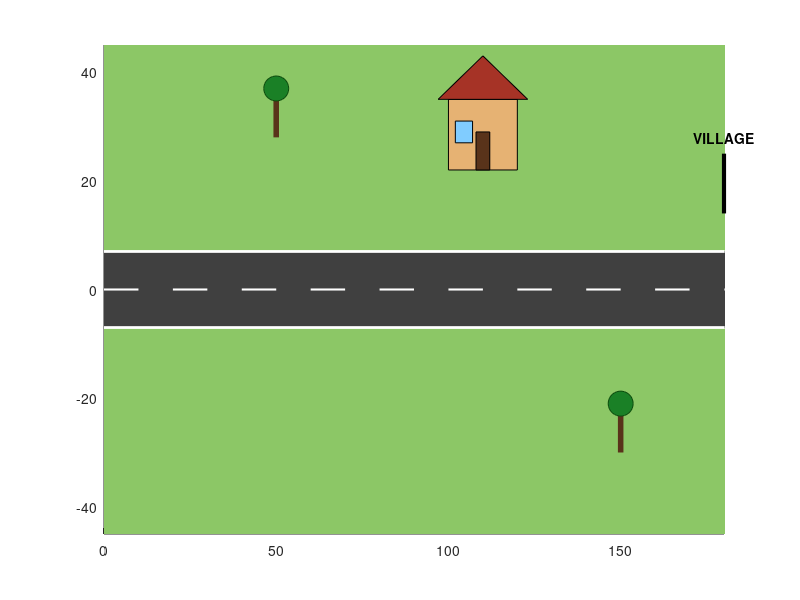

Write MATLAB code to recreate this figure. (Note: this script raises an error after producing the figure.)
%% ============================================================
% VILLAGE ROAD AUTONOMOUS VEHICLE
% CATTLE + POTHOLE AVOIDANCE + TRAFFIC LIGHTS
% ============================================================
% MATLAB ONLY - NO SIMULINK
%
% FEATURES:
%   - Long continuous village road
%   - Autonomous vehicle
%   - Cattle crossing detection
%   - Vehicle stops for cattle
%   - Cattle completely crosses road
%   - Traffic lights
%   - Red = STOP
%   - Green = GO
%   - Pothole detection
%   - Automatic alternate path around pothole
%   - Vehicle returns to original lane
%   - Pedestrians
%   - Cyclists
%   - Houses
%   - Trees
%   - Approximately 90 seconds real-time
%% ============================================================

clear;
clc;
close all;

%% ============================================================
% SIMULATION PARAMETERS
%% ============================================================

simulationTime = 90;
dt = 0.10;
N = round(simulationTime/dt);

roadLength = 2200;
roadWidth = 14;

normalSpeed = 14;

egoX = 0;
egoY = 0;

egoSpeed = normalSpeed;

%% ============================================================
% FIGURE
%% ============================================================

figure( ...
    'Color',[0.70 0.88 1.00], ...
    'Name','Autonomous Village Road - Pothole Avoidance');

ax = axes;
hold(ax,'on');

xlim([0 180]);
ylim([-45 45]);

axis manual;

%% ============================================================
% GROUND
%% ============================================================

fill( ...
    [0 roadLength roadLength 0], ...
    [-45 -45 45 45], ...
    [0.55 0.78 0.40], ...
    'EdgeColor','none');

%% ============================================================
% ROAD
%% ============================================================

fill( ...
    [0 roadLength roadLength 0], ...
    [-7 -7 7 7], ...
    [0.25 0.25 0.25], ...
    'EdgeColor','none');

% Road boundaries
plot([0 roadLength],[7 7], ...
    'w','LineWidth',2);

plot([0 roadLength],[-7 -7], ...
    'w','LineWidth',2);

%% ============================================================
% CENTER LINE
%% ============================================================

for x = 0:20:roadLength

    plot([x x+10],[0 0], ...
        'w','LineWidth',1.5);

end

%% ============================================================
% HOUSES
%% ============================================================

houseX = [100 280 450 670 850 1040 ...
          1240 1430 1630 1830 2050];

houseY = [22 -24 23 -24 23 -24 ...
          22 -23 23 -24 22];

for i = 1:length(houseX)

    x = houseX(i);
    y = houseY(i);

    rectangle( ...
        'Position',[x y 20 13], ...
        'FaceColor',[0.90 0.70 0.45], ...
        'EdgeColor','k');

    patch( ...
        [x-3 x+10 x+23], ...
        [y+13 y+21 y+13], ...
        [0.65 0.20 0.15]);

    rectangle( ...
        'Position',[x+8 y 4 7], ...
        'FaceColor',[0.35 0.20 0.10]);

    rectangle( ...
        'Position',[x+2 y+5 5 4], ...
        'FaceColor',[0.50 0.80 1.00], ...
        'EdgeColor','k');

end

%% ============================================================
% TREES
%% ============================================================

treeX = [50 150 220 340 410 530 610 750 ...
         820 930 1010 1130 1210 1330 ...
         1410 1530 1610 1730 1810 1930 ...
         2010 2150];

treeY = [28 -30 30 -29 31 -30 29 -30 ...
         30 -30 29 -31 30 -29 31 -30 ...
         29 -31 30 -29 28 -30];

for i = 1:length(treeX)

    x = treeX(i);
    y = treeY(i);

    plot([x x],[y y+7], ...
        'Color',[0.35 0.20 0.10], ...
        'LineWidth',4);

    plot(x,y+9,'o', ...
        'MarkerSize',18, ...
        'MarkerFaceColor',[0.10 0.50 0.15], ...
        'MarkerEdgeColor',[0.05 0.30 0.05]);

end

%% ============================================================
% VILLAGE SIGN
%% ============================================================

plot([180 180],[14 25], ...
    'k','LineWidth',3);

text(180,28,'VILLAGE', ...
    'HorizontalAlignment','center', ...
    'FontWeight','bold');

%% ============================================================
% CATTLE CROSSING
%% ============================================================

cattleX = 540;
cattleY = -25;

cattleSpeed = 3.5;

cattleStarted = false;
cattleCleared = false;

%% ============================================================
% CATTLE GRAPHICS
%% ============================================================

cattleBody = rectangle( ...
    'Position',[cattleX-5 cattleY-2.5 10 5], ...
    'Curvature',0.35, ...
    'FaceColor',[0.70 0.50 0.25], ...
    'EdgeColor','k', ...
    'LineWidth',1.5);

cattleHead = plot( ...
    cattleX+5,cattleY+1,'o', ...
    'MarkerSize',7, ...
    'MarkerFaceColor',[0.60 0.40 0.20], ...
    'MarkerEdgeColor','k');

cattleLeg1 = plot( ...
    [cattleX-3 cattleX-3], ...
    [cattleY-2.5 cattleY-6], ...
    'k','LineWidth',2);

cattleLeg2 = plot( ...
    [cattleX+2 cattleX+2], ...
    [cattleY-2.5 cattleY-6], ...
    'k','LineWidth',2);

cattleLabel = text( ...
    cattleX,cattleY+7,'CATTLE', ...
    'HorizontalAlignment','center', ...
    'FontWeight','bold');

%% ============================================================
% TRAFFIC LIGHTS
%% ============================================================

trafficLightX = [330 900 1510 1960];

lightOffset = [0 5 11 16];

lightLamp = gobjects(1,length(trafficLightX));

for i = 1:length(trafficLightX)

    x = trafficLightX(i);

    plot([x x],[10 28], ...
        'k','LineWidth',3);

    rectangle( ...
        'Position',[x-3 25 6 10], ...
        'FaceColor',[0.08 0.08 0.08], ...
        'EdgeColor','k');

    lightLamp(i) = plot( ...
        x,31,'o', ...
        'MarkerSize',8, ...
        'MarkerFaceColor',[0.9 0 0], ...
        'MarkerEdgeColor','k');

end

%% ============================================================
% ============================================================
% POTHOLES
% ============================================================
% Potholes are positioned on the normal driving lane.
%
% Vehicle will:
%
%   DETECT
%      ↓
%   SLOW DOWN
%      ↓
%   MOVE TO ALTERNATE LANE
%      ↓
%   PASS POTHOLE
%      ↓
%   RETURN TO ORIGINAL LANE
%
%% ============================================================

potholeX = [720 1120 1660 2020];

% Potholes on the center of the vehicle path
potholeY = [0 0 0 0];

potholeHandled = false(1,length(potholeX));

potholeObject = gobjects(1,length(potholeX));
potholeCrack1 = gobjects(1,length(potholeX));
potholeCrack2 = gobjects(1,length(potholeX));

for i = 1:length(potholeX)

    x = potholeX(i);
    y = potholeY(i);

    potholeObject(i) = plot( ...
        x,y,'o', ...
        'MarkerSize',13, ...
        'MarkerFaceColor',[0.03 0.03 0.03], ...
        'MarkerEdgeColor',[0.01 0.01 0.01], ...
        'LineWidth',2);

    potholeCrack1(i) = plot( ...
        [x-6 x-3 x-1], ...
        [y+3 y+1 y+2], ...
        'k','LineWidth',1.5);

    potholeCrack2(i) = plot( ...
        [x+2 x+5 x+7], ...
        [y-2 y-4 y-2], ...
        'k','LineWidth',1.5);

end

%% ============================================================
% POTHOLE AVOIDANCE VARIABLES
%% ============================================================

avoidPothole = false;

activePothole = 0;

avoidPhase = 0;

% Lateral target for alternate path
alternateLaneY = 4.5;

% Detection distance
potholeDetectionDistance = 55;

% Distance before pothole to begin lane change
laneChangeStart = 40;

% Distance after pothole before returning
laneChangeEnd = 35;

%% ============================================================
% PEDESTRIANS
%% ============================================================

pedX = [250 780 1260 1780];
pedY = [18 -20 20 -18];

pedSpeed = [1.0 -0.8 0.7 -0.9];

pedObject = gobjects(1,length(pedX));

for i = 1:length(pedX)

    pedObject(i) = plot( ...
        pedX(i),pedY(i),'o', ...
        'MarkerSize',7, ...
        'MarkerFaceColor',[0.20 0.30 0.80], ...
        'MarkerEdgeColor','k');

end

%% ============================================================
% CYCLISTS
%% ============================================================

cycleX = [400 1000 1450 1900];
cycleY = [-4 4 -4 4];

cycleSpeed = [4 3.5 4 3];

cycleObject = gobjects(1,length(cycleX));

for i = 1:length(cycleX)

    cycleObject(i) = plot( ...
        cycleX(i),cycleY(i),'o', ...
        'MarkerSize',6, ...
        'MarkerFaceColor',[0.80 0.10 0.70], ...
        'MarkerEdgeColor','k');

end

%% ============================================================
% AUTONOMOUS VEHICLE
%% ============================================================

carLength = 8;
carWidth = 4;

carBody = rectangle( ...
    'Position',[egoX-carLength/2 ...
                egoY-carWidth/2 ...
                carLength ...
                carWidth], ...
    'Curvature',0.2, ...
    'FaceColor',[0.10 0.40 0.90], ...
    'EdgeColor','k', ...
    'LineWidth',1.5);

carWindow = rectangle( ...
    'Position',[egoX+0.5 ...
                egoY-1.4 ...
                2.5 ...
                2.8], ...
    'FaceColor',[0.70 0.90 1.00], ...
    'EdgeColor','k');

%% ============================================================
% STATUS
%% ============================================================

timeText = text( ...
    0,40,'', ...
    'FontSize',11, ...
    'FontWeight','bold', ...
    'HorizontalAlignment','center');

statusText = text( ...
    0,35,'', ...
    'FontSize',10, ...
    'FontWeight','bold', ...
    'HorizontalAlignment','center');

%% ============================================================
% REAL-TIME CLOCK
%% ============================================================

startClock = tic;

%% ============================================================
% MAIN LOOP
%% ============================================================

for k = 1:N

    simTime = (k-1)*dt;

    %% ========================================================
    % CATTLE START
    %% ========================================================

    if ~cattleStarted && ...
       ~cattleCleared && ...
       egoX >= cattleX-90

        cattleStarted = true;

    end

    %% ========================================================
    % MOVE CATTLE
    %% ========================================================

    if cattleStarted && ~cattleCleared

        cattleY = cattleY + cattleSpeed*dt;

        if cattleY >= 25

            cattleY = 25;

            cattleCleared = true;
            cattleStarted = false;

        end

    end

    %% ========================================================
    % UPDATE CATTLE
    %% ========================================================

    set(cattleBody, ...
        'Position',[cattleX-5 cattleY-2.5 10 5]);

    set(cattleHead, ...
        'XData',cattleX+5, ...
        'YData',cattleY+1);

    set(cattleLeg1, ...
        'XData',[cattleX-3 cattleX-3], ...
        'YData',[cattleY-2.5 cattleY-6]);

    set(cattleLeg2, ...
        'XData',[cattleX+2 cattleX+2], ...
        'YData',[cattleY-2.5 cattleY-6]);

    set(cattleLabel, ...
        'Position',[cattleX cattleY+7 0]);

    %% ========================================================
    % CATTLE DETECTION
    %% ========================================================

    cattleAhead = ...
        cattleX > egoX && ...
        cattleX-egoX < 75;

    cattleBlocking = ...
        cattleAhead && ...
        cattleY >= -10 && ...
        cattleY <= 10;

    %% ========================================================
    % TRAFFIC LIGHT STATES
    %% ========================================================

    lightState = zeros(1,length(trafficLightX));

    for i = 1:length(trafficLightX)

        cycleTime = mod( ...
            simTime+lightOffset(i),20);

        if cycleTime < 10

            lightState(i) = 1;

        else

            lightState(i) = 0;

        end

    end

    %% ========================================================
    % UPDATE TRAFFIC LIGHTS
    %% ========================================================

    for i = 1:length(trafficLightX)

        if lightState(i) == 1

            set(lightLamp(i), ...
                'MarkerFaceColor',[0 0.8 0]);

        else

            set(lightLamp(i), ...
                'MarkerFaceColor',[0.9 0 0]);

        end

    end

    %% ========================================================
    % RED LIGHT DETECTION
    %% ========================================================

    redLightAhead = false;

    for i = 1:length(trafficLightX)

        if trafficLightX(i) > egoX && ...
           trafficLightX(i)-egoX < 60 && ...
           lightState(i) == 0

            redLightAhead = true;

            break;

        end

    end

    %% ========================================================
    % FIND NEXT POTHOLE
    %% ========================================================

    nextPothole = 0;
    nearestDistance = inf;

    for i = 1:length(potholeX)

        if ~potholeHandled(i)

            distance = potholeX(i)-egoX;

            if distance > 0 && ...
               distance < nearestDistance

                nearestDistance = distance;
                nextPothole = i;

            end

        end

    end

    %% ========================================================
    % START POTHOLE AVOIDANCE
    %% ========================================================

    if ~avoidPothole && ...
       nextPothole ~= 0 && ...
       nearestDistance < potholeDetectionDistance

        avoidPothole = true;

        activePothole = nextPothole;

        avoidPhase = 1;

    end

    %% ========================================================
    % POTHOLE AVOIDANCE
    %% ========================================================

    if avoidPothole

        px = potholeX(activePothole);

        distanceToPothole = px-egoX;

        %% ----------------------------------------------------
        % PHASE 1: APPROACH
        %% ----------------------------------------------------

        if avoidPhase == 1

            % Slow down before pothole
            egoSpeed = 9;

            % Begin steering toward alternate lane
            if distanceToPothole < laneChangeStart

                avoidPhase = 2;

            end

        %% ----------------------------------------------------
        % PHASE 2: MOVE TO ALTERNATE PATH
        %% ----------------------------------------------------

        elseif avoidPhase == 2

            egoSpeed = 9;

            % Smooth lateral movement
            if egoY < alternateLaneY

                egoY = egoY + 1.2*dt;

            end

            % Once lateral position is achieved
            if egoY >= alternateLaneY-0.1

                egoY = alternateLaneY;

                avoidPhase = 3;

            end

        %% ----------------------------------------------------
        % PHASE 3: PASS POTHOLE
        %% ----------------------------------------------------

        elseif avoidPhase == 3

            egoSpeed = 10;

            % Stay in alternate lane while passing
            egoY = alternateLaneY;

            if egoX > px+laneChangeEnd

                avoidPhase = 4;

            end

        %% ----------------------------------------------------
        % PHASE 4: RETURN TO ORIGINAL LANE
        %% ----------------------------------------------------

        elseif avoidPhase == 4

            egoSpeed = normalSpeed;

            % Smoothly return to center
            if egoY > 0

                egoY = egoY - 1.2*dt;

            end

            if egoY <= 0.1

                egoY = 0;

                potholeHandled(activePothole) = true;

                avoidPothole = false;

                activePothole = 0;

                avoidPhase = 0;

            end

        end

    end

    %% ========================================================
    % AUTONOMOUS PRIORITY SYSTEM
    %% ========================================================

    % Cattle has highest priority.
    if cattleBlocking

        egoSpeed = 0;

        currentStatus = ...
            'CATTLE DETECTED - STOPPING';

    elseif redLightAhead

        egoSpeed = 0;

        currentStatus = ...
            'RED LIGHT DETECTED - STOPPING';

    elseif avoidPothole

        switch avoidPhase

            case 1
                currentStatus = ...
                    'POTHOLE DETECTED - SLOWING';

            case 2
                currentStatus = ...
                    'POTHOLE - TAKING ALTERNATE PATH';

            case 3
                currentStatus = ...
                    'PASSING POTHOLE - ALTERNATE PATH';

            case 4
                currentStatus = ...
                    'POTHOLE CLEARED - RETURNING TO LANE';

            otherwise
                currentStatus = ...
                    'ROAD CLEAR';

        end

    else

        egoSpeed = normalSpeed;

        currentStatus = ...
            'ROAD CLEAR - AUTONOMOUS DRIVING';

    end

    %% ========================================================
    % MOVE VEHICLE
    %% ========================================================

    egoX = egoX + egoSpeed*dt;

    %% ========================================================
    % UPDATE VEHICLE GRAPHICS
    %% ========================================================

    set(carBody, ...
        'Position',[egoX-carLength/2 ...
                    egoY-carWidth/2 ...
                    carLength ...
                    carWidth]);

    set(carWindow, ...
        'Position',[egoX+0.5 ...
                    egoY-1.4 ...
                    2.5 ...
                    2.8]);

    %% ========================================================
    % MOVE PEDESTRIANS
    %% ========================================================

    for i = 1:length(pedX)

        pedX(i) = pedX(i)+pedSpeed(i)*dt;

        if pedX(i) > roadLength
            pedX(i) = 0;
        end

        if pedX(i) < 0
            pedX(i) = roadLength;
        end

        set(pedObject(i), ...
            'XData',pedX(i), ...
            'YData',pedY(i));

    end

    %% ========================================================
    % MOVE CYCLISTS
    %% ========================================================

    for i = 1:length(cycleX)

        cycleX(i) = cycleX(i)+cycleSpeed(i)*dt;

        if cycleX(i) > roadLength
            cycleX(i) = 0;
        end

        set(cycleObject(i), ...
            'XData',cycleX(i), ...
            'YData',cycleY(i));

    end

    %% ========================================================
    % STATUS DISPLAY
    %% ========================================================

    set(timeText, ...
        'Position',[egoX 40 0], ...
        'String',sprintf( ...
        'AUTONOMOUS VILLAGE ROAD  |  %.1f / 90.0 s', ...
        simTime));

    set(statusText, ...
        'Position',[egoX 35 0], ...
        'String',currentStatus);

    %% ========================================================
    % CAMERA
    %% ========================================================

    leftView = max(0,egoX-60);
    rightView = min(roadLength,egoX+120);

    if rightView-leftView < 180

        rightView = leftView+180;

    end

    xlim([leftView rightView]);
    ylim([-45 45]);

    %% ========================================================
    % DISPLAY
    %% ========================================================

    drawnow;

    %% ========================================================
    % REAL-TIME PACING
    %% ========================================================

    targetElapsed = k*dt;
    actualElapsed = toc(startClock);

    waitTime = targetElapsed-actualElapsed;

    if waitTime > 0

        pause(waitTime);

    end

end

%% ============================================================
% END
%% ============================================================

disp(' ');
disp('============================================================');
disp('VILLAGE ROAD SIMULATION COMPLETE');
disp('============================================================');
disp('Cattle detection       : ENABLED');
disp('Traffic light detection: ENABLED');
disp('Pothole detection      : ENABLED');
disp('Alternate path         : ENABLED');
disp('Continuous driving     : ENABLED');
disp('============================================================');
